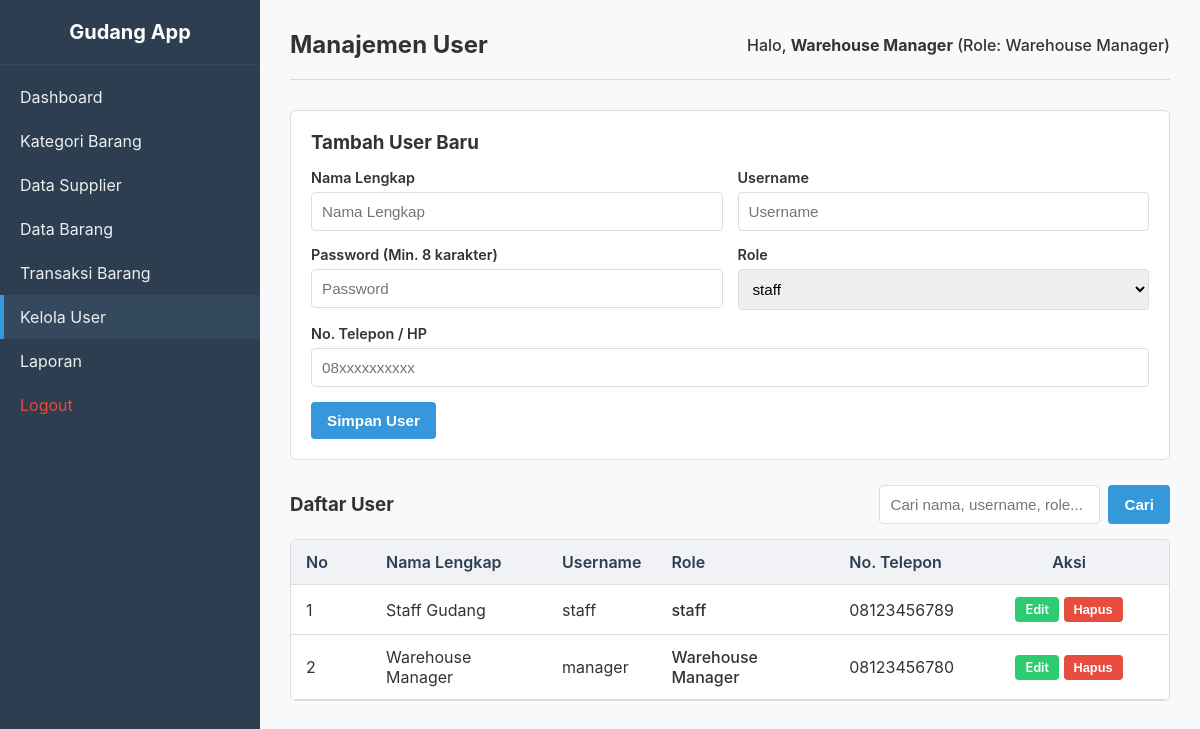
The page /users/index.php (signed in) on the database as committed earlier.
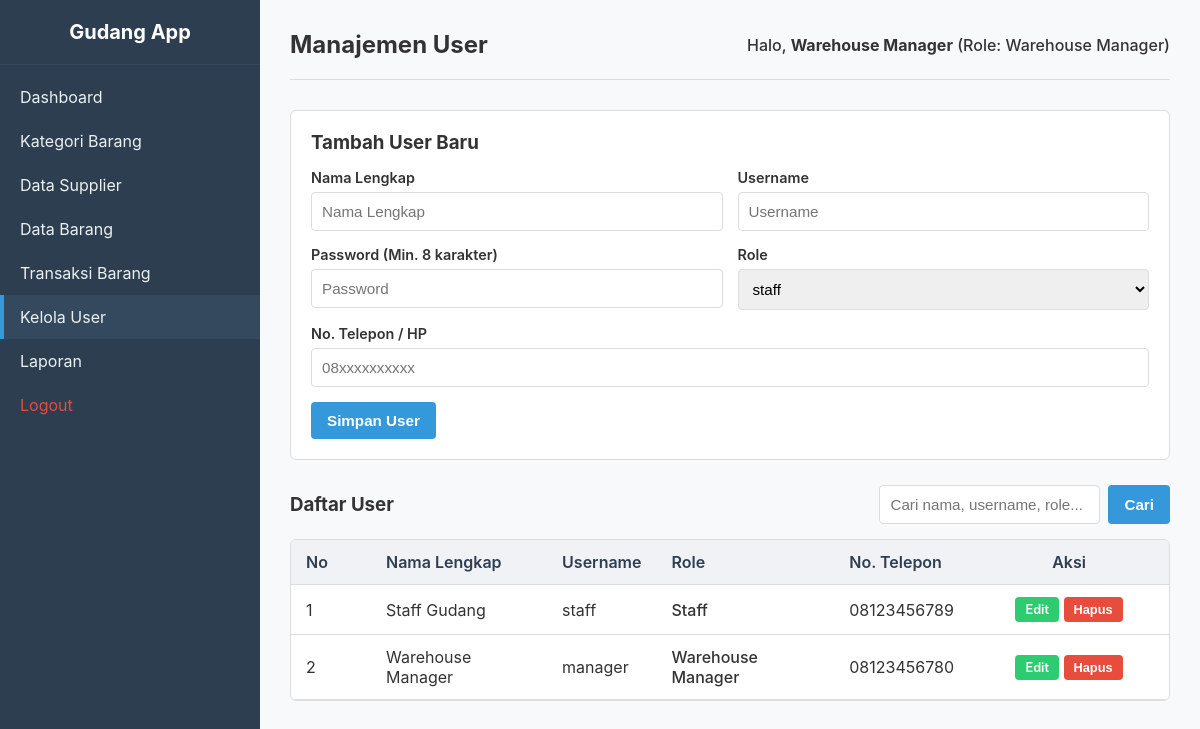
The same page on the database as committed later.
### tables this page shows
CREATE TABLE IF NOT EXISTS `users` (
  `id` INT AUTO_INCREMENT PRIMARY KEY,
  `name` VARCHAR(100) NOT NULL,
  `username` VARCHAR(50) NOT NULL UNIQUE,
  `password` VARCHAR(255) NOT NULL,
  `role` ENUM('Staff', 'Warehouse Manager') NOT NULL,
  `phone` VARCHAR(20) DEFAULT NULL,
  `created_at` TIMESTAMP DEFAULT CURRENT_TIMESTAMP
);

### config.php (called while the page is built, shortened)
<?php
function esc($string) {
    return htmlspecialchars($string, ENT_QUOTES, 'UTF-8');
}

### users/index.php (the view, shortened to what this page needs)
<?php
require_once '../config.php';
$search = trim($_GET['search'] ?? '');
if (!empty($search)) {
    $search_param = "%" . $search . "%";
    $query = "SELECT * FROM users WHERE name LIKE ? OR username LIKE ? OR role LIKE ? ORDER BY name ASC";
    $stmt = mysqli_prepare($conn, $query);
    mysqli_stmt_bind_param($stmt, "sss", $search_param, $search_param, $search_param);
    mysqli_stmt_execute($stmt);
    $result = mysqli_stmt_get_result($stmt);
} else {
    $query = "SELECT * FROM users ORDER BY name ASC";
    $result = mysqli_query($conn, $query);
}
?>
<!DOCTYPE html>
<html lang="id">
<head>
    <link rel="stylesheet" href="/assets/style.css">
</head>
<body>
    <div class="sidebar">
        <a href="/dashboard.php" class="sidebar-brand">Gudang App</a>
        <ul class="sidebar-menu">
            <li><a href="/dashboard.php">Dashboard</a></li>
            <li><a href="/categories/index.php">Kategori Barang</a></li>
            <li><a href="/suppliers/index.php">Data Supplier</a></li>
            <li><a href="/items/index.php">Data Barang</a></li>
            <li><a href="/transactions/index.php">Transaksi Barang</a></li>
            <li><a href="/users/index.php" class="active">Kelola User</a></li>
            <li><a href="/report/index.php">Laporan</a></li>
            <li><a href="/logout.php" style="color: #e74c3c;">Logout</a></li>
        </ul>
    </div>
    <div class="main-content">
        <div class="navbar">
            <h2>Manajemen User</h2>
            <div class="user-info">
                Halo, <strong><?= esc($_SESSION['name']) ?></strong> (Role: <?= esc($_SESSION['role']) ?>)
            </div>
        </div>
        <?php if (!isset($_GET['edit_id'])): ?>
            <div class="form-modal-inline">
                <h3>Tambah User Baru</h3>
                <form action="/users/index.php" method="POST" style="margin-top: 15px;">
                    <div style="display: grid; grid-template-columns: 1fr 1fr; gap: 15px;">
                        <div class="form-group">
                            <label for="name">Nama Lengkap</label>
                            <input type="text" id="name" name="name" class="form-control" placeholder="Nama Lengkap" required>
                        </div>
                        <div class="form-group">
                            <label for="username">Username</label>
                            <input type="text" id="username" name="username" class="form-control" placeholder="Username" required autocomplete="username">
                        </div>
                    </div>
                    <div style="display: grid; grid-template-columns: 1fr 1fr; gap: 15px;">
                        <div class="form-group">
                            <label for="password">Password (Min. 8 karakter)</label>
                            <input type="password" id="password" name="password" class="form-control" placeholder="Password" required autocomplete="new-password">
                        </div>
                        <div class="form-group">
                            <label for="role">Role</label>
                            <select id="role" name="role" class="form-control" required>
                                <option value="staff">staff</option>
                            </select>
                        </div>
                    </div>
                    <div class="form-group">
                        <label for="phone">No. Telepon / HP</label>
                        <input type="text" id="phone" name="phone" class="form-control" placeholder="08xxxxxxxxxx">
                    </div>
                    <button type="submit" name="add_user" class="btn btn-primary">Simpan User</button>
                </form>
            </div>
        <?php endif; ?>
        <div class="actions-row">
            <h3>Daftar User</h3>
            <form action="/users/index.php" method="GET" class="search-form">
                <input type="text" name="search" class="form-control" style="width: auto;" placeholder="Cari nama, username, role..." value="<?= esc($search) ?>">
                <button type="submit" class="btn btn-primary">Cari</button>
            </form>
        </div>
        <div class="table-responsive">
            <table>
                <thead>
                    <tr>
                        <th style="width: 80px;">No</th>
                        <th>Nama Lengkap</th>
                        <th>Username</th>
                        <th>Role</th>
                        <th>No. Telepon</th>
                        <th style="width: 200px; text-align: center;">Aksi</th>
                    </tr>
                </thead>
                <tbody>
                    <?php
                    $no = 1;
                    if (isset($result) && mysqli_num_rows($result) > 0) {
                        while ($row = mysqli_fetch_assoc($result)) {
                    ?>
                        <tr>
                            <td><?= $no++ ?></td>
                            <td><?= esc($row['name']) ?></td>
                            <td><?= esc($row['username']) ?></td>
                            <td><span style="font-weight: 500;"><?= esc($row['role']) ?></span></td>
                            <td><?= esc($row['phone'] ?? '-') ?></td>
                            <td style="text-align: center;">
                                <a href="/users/index.php?edit_id=<?= esc($row['id']) ?>" class="btn btn-success btn-sm">Edit</a>
                                <?php if ($row['id'] !== $_SESSION['user_id']): ?>
                                    <form action="/users/index.php" method="POST" style="display:inline;" onsubmit="return confirm('Apakah Anda yakin ingin menghapus user ini?');">
                                        <button type="submit" name="delete_user" class="btn btn-danger btn-sm">Hapus</button>
                                    </form>
                                <?php else: ?>
                                    <span style="font-size:0.8rem; color:#999; font-style:italic;">Sedang Aktif</span>
                                <?php endif; ?>
                            </td>
                        </tr>
                    <?php
                        }
                    } else {
                        echo "<tr><td colspan='6' style='text-align:center;'>Data tidak ditemukan.</td></tr>";
                    }
                    ?>
                </tbody>
            </table>
        </div>
    </div>
</body>
</html>

### assets/style.css (style rules this page uses)
:root { --primary-color: #2c3e50; --primary-light: #34495e; --accent-color: #3498db; --bg-color: #f8f9fa; --sidebar-width: 260px; --text-color: #333333; --border-color: #dddddd; --success-color: #2ecc71; --danger-color: #e74c3c; --warning-color: #f1c40f; }
* { box-sizing: border-box; margin: 0; padding: 0; }
body { font-family: -apple-system, BlinkMacSystemFont, "Segoe UI", Roboto, Helvetica, Arial, sans-serif; color: var(--text-color); background-color: var(--bg-color); display: flex; min-height: 100vh; }
.sidebar { width: var(--sidebar-width); background-color: var(--primary-color); color: #ffffff; display: flex; flex-direction: column; position: fixed; height: 100vh; left: 0; top: 0; overflow-y: auto; z-index: 100; }
.sidebar-brand { padding: 20px; font-size: 1.25rem; font-weight: bold; border-bottom: 1px solid var(--primary-light); text-align: center; color: #fff; text-decoration: none; }
.sidebar-menu { list-style: none; padding: 10px 0; }
.sidebar-menu li a { display: block; padding: 12px 20px; color: #ecf0f1; text-decoration: none; transition: background 0.2s ease; }
.sidebar-menu li a:hover, .sidebar-menu li a.active { background-color: var(--primary-light); border-left: 4px solid var(--accent-color); padding-left: 16px; }
.main-content { margin-left: var(--sidebar-width); padding: 30px; width: calc(100% - var(--sidebar-width)); min-height: 100vh; background-color: var(--bg-color); }
.navbar { display: flex; justify-content: space-between; align-items: center; padding-bottom: 20px; border-bottom: 1px solid var(--border-color); margin-bottom: 30px; }
.navbar .user-info { font-weight: 500; }
.form-group { margin-bottom: 15px; }
.form-group label { display: block; margin-bottom: 6px; font-weight: 600; font-size: 0.9rem; }
.form-control { width: 100%; padding: 10px; border: 1px solid var(--border-color); border-radius: 4px; font-size: 0.95rem; outline: none; }
.btn { display: inline-block; padding: 10px 16px; border-radius: 4px; border: none; font-size: 0.95rem; font-weight: 600; cursor: pointer; text-decoration: none; text-align: center; transition: opacity 0.2s; }
.btn-primary { background-color: var(--accent-color); color: #ffffff; }
.btn-danger { background-color: var(--danger-color); color: #ffffff; }
.btn-success { background-color: var(--success-color); color: #ffffff; }
.btn-sm { padding: 5px 10px; font-size: 0.8rem; }
.table-responsive { overflow-x: auto; background: #ffffff; border: 1px solid var(--border-color); border-radius: 6px; margin-top: 15px; }
table { width: 100%; border-collapse: collapse; text-align: left; }
th, td { padding: 12px 15px; border-bottom: 1px solid var(--border-color); }
th { background-color: #f1f2f6; font-weight: 600; color: var(--primary-color); }
.actions-row { display: flex; justify-content: space-between; align-items: center; flex-wrap: wrap; gap: 15px; margin-bottom: 15px; }
.search-form { display: flex; gap: 8px; }
.form-modal-inline { background: #ffffff; padding: 20px; border: 1px solid var(--border-color); border-radius: 6px; margin-bottom: 25px; }

Rows that differ between the two databases and show on the page:
changed users "Staff Gudang": role "staff" → "Staff"
